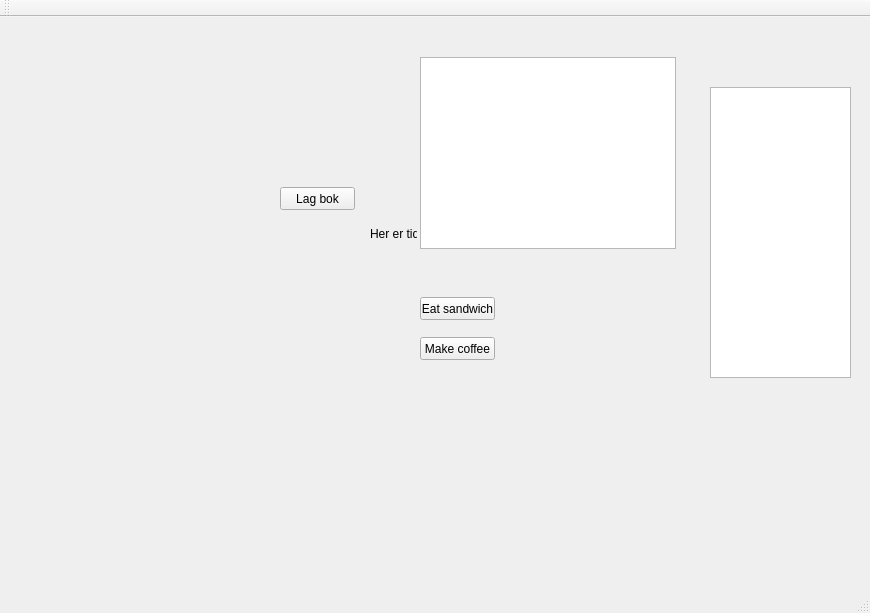
<?xml version="1.0" encoding="UTF-8"?>
<ui version="4.0">
 <class>MainView</class>
 <widget class="QMainWindow" name="MainView">
  <property name="geometry">
   <rect>
    <x>0</x>
    <y>0</y>
    <width>870</width>
    <height>613</height>
   </rect>
  </property>
  <property name="windowTitle">
   <string>MainView</string>
  </property>
  <widget class="QWidget" name="centralWidget">
   <widget class="QTextBrowser" name="txtBoosters">
    <property name="geometry">
     <rect>
      <x>710</x>
      <y>70</y>
      <width>141</width>
      <height>291</height>
     </rect>
    </property>
   </widget>
   <widget class="QPushButton" name="btnMakeCoffee">
    <property name="geometry">
     <rect>
      <x>420</x>
      <y>320</y>
      <width>75</width>
      <height>23</height>
     </rect>
    </property>
    <property name="text">
     <string>Make coffee</string>
    </property>
   </widget>
   <widget class="QPushButton" name="btnEatSandwich">
    <property name="geometry">
     <rect>
      <x>420</x>
      <y>280</y>
      <width>75</width>
      <height>23</height>
     </rect>
    </property>
    <property name="text">
     <string>Eat sandwich</string>
    </property>
   </widget>
   <widget class="QPushButton" name="lblLagBok">
    <property name="geometry">
     <rect>
      <x>280</x>
      <y>170</y>
      <width>75</width>
      <height>23</height>
     </rect>
    </property>
    <property name="text">
     <string>Lag bok</string>
    </property>
   </widget>
   <widget class="QListView" name="listBooster">
    <property name="geometry">
     <rect>
      <x>420</x>
      <y>40</y>
      <width>256</width>
      <height>192</height>
     </rect>
    </property>
   </widget>
   <widget class="QLabel" name="lblTime">
    <property name="geometry">
     <rect>
      <x>370</x>
      <y>210</y>
      <width>47</width>
      <height>13</height>
     </rect>
    </property>
    <property name="text">
     <string>Her er tiden</string>
    </property>
   </widget>
  </widget>
  <widget class="QMenuBar" name="menuBar">
   <property name="geometry">
    <rect>
     <x>0</x>
     <y>0</y>
     <width>870</width>
     <height>22</height>
    </rect>
   </property>
  </widget>
  <widget class="QToolBar" name="mainToolBar">
   <attribute name="toolBarArea">
    <enum>TopToolBarArea</enum>
   </attribute>
   <attribute name="toolBarBreak">
    <bool>false</bool>
   </attribute>
  </widget>
  <widget class="QStatusBar" name="statusBar"/>
 </widget>
 <layoutdefault spacing="6" margin="11"/>
 <resources/>
 <connections/>
</ui>
